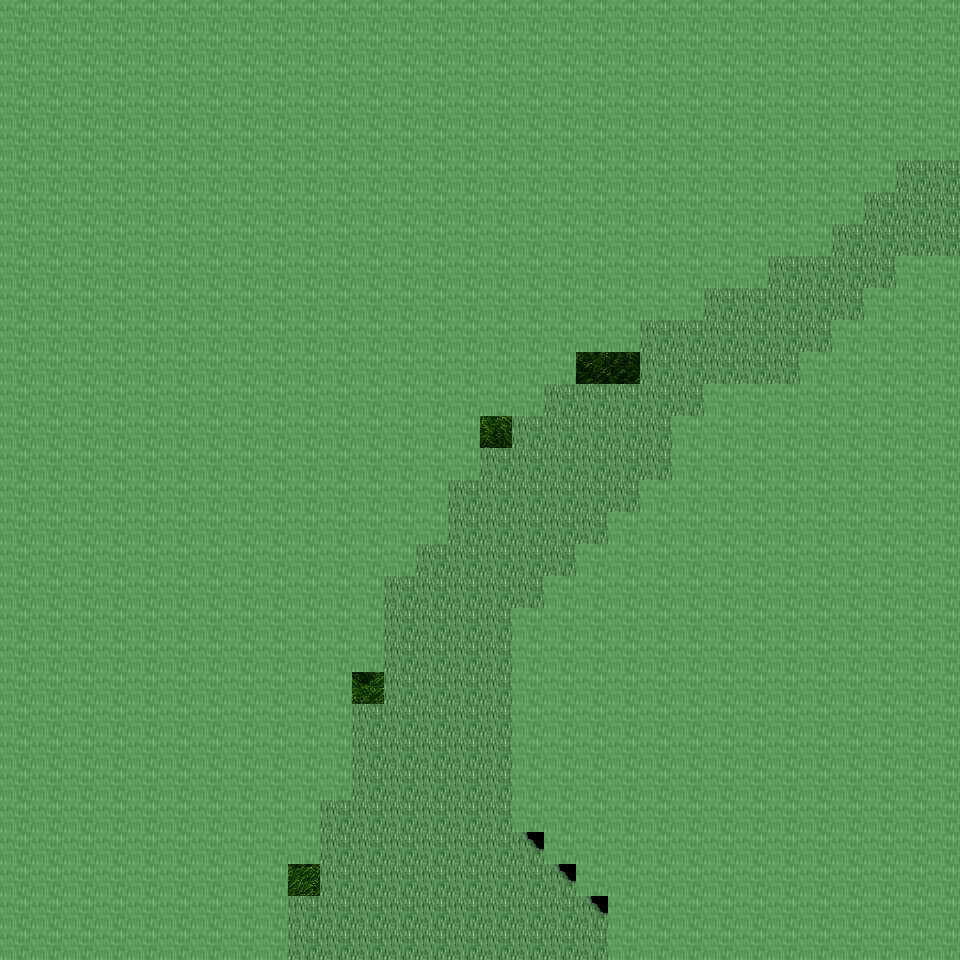

Tiled map render using the project's own tile images. Description and the map definition, with tile-layer contents summarised, below:
An orthogonal 30x30 tile map with 32x32 px tiles, 6 tile layers (Ground, Object, Object2, Above, ...), 6 tilesets and 2 objects (2x mapExit).

<map version="1.0" orientation="orthogonal" renderorder="right-down" width="30" height="30" tilewidth="32" tileheight="32" nextobjectid="3">
  <tileset firstgid="1" name="tileset_ground_ground" tilewidth="32" tileheight="32" tilecount="33" columns="3">
    <image source="../drawable/tileset_ground_ground.png" width="96" height="352" />
  </tileset>
  <tileset firstgid="34" name="tileset_ground_ground_2" tilewidth="32" tileheight="32" tilecount="4" columns="4">
    <image source="../drawable/tileset_ground_ground_2.png" width="128" height="32" />
  </tileset>
  <tileset firstgid="38" name="tileset_ground_grass_edges" tilewidth="32" tileheight="32" tilecount="36" columns="12">
    <image source="../drawable/tileset_ground_grass_edges.png" width="384" height="96" />
  </tileset>
  <tileset firstgid="74" name="tileset_ground_grass_corners" tilewidth="32" tileheight="32" tilecount="24" columns="6">
    <image source="../drawable/tileset_ground_grass_corners.png" width="192" height="128" />
  </tileset>
  <tileset firstgid="98" name="tileset_plant_tree_tree_darkgreen" tilewidth="32" tileheight="32" tilecount="88" columns="8">
    <image source="../drawable/tileset_plant_tree_tree_darkgreen.png" width="256" height="352" />
  </tileset>
  <tileset firstgid="186" name="tileset_logic_collision" tilewidth="32" tileheight="32" tilecount="1" columns="1">
    <image source="../drawable/tileset_logic_collision.png" width="32" height="32" />
  </tileset>
  <layer name="Ground" width="30" height="30">
    <data>[900 cells, 900 non-empty, 2 distinct tile ids]</data>
  </layer>
  <layer name="Object" width="30" height="30">
    <data>[900 cells, 38 non-empty, 6 distinct tile ids]</data>
  </layer>
  <layer name="Object2" width="30" height="30">
    <data>[900 cells, 0 non-empty, 0 distinct tile ids]</data>
  </layer>
  <layer name="Above" width="30" height="30">
    <data>[900 cells, 534 non-empty, 18 distinct tile ids]</data>
  </layer>
  <layer name="Above2" width="30" height="30">
    <data>[900 cells, 0 non-empty, 0 distinct tile ids]</data>
  </layer>
  <layer name="Walkable" width="30" height="30">
    <data>[900 cells, 761 non-empty, 1 distinct tile ids]</data>
  </layer>
  <objectgroup name="MapEvents">
    <object id="1" name="south" type="mapExit" x="288" y="928" width="320" height="32">
      <properties>
        <property name="map" value="level_0_x137_y61" />
        <property name="x" value="9" />
        <property name="y" value="1" />
      </properties>
    </object>
    <object id="2" name="east" type="mapExit" x="928" y="160" width="32" height="96">
      <properties>
        <property name="map" value="level_0_x138_y60" />
        <property name="x" value="1" />
        <property name="y" value="5" />
      </properties>
    </object>
  </objectgroup>
</map>
